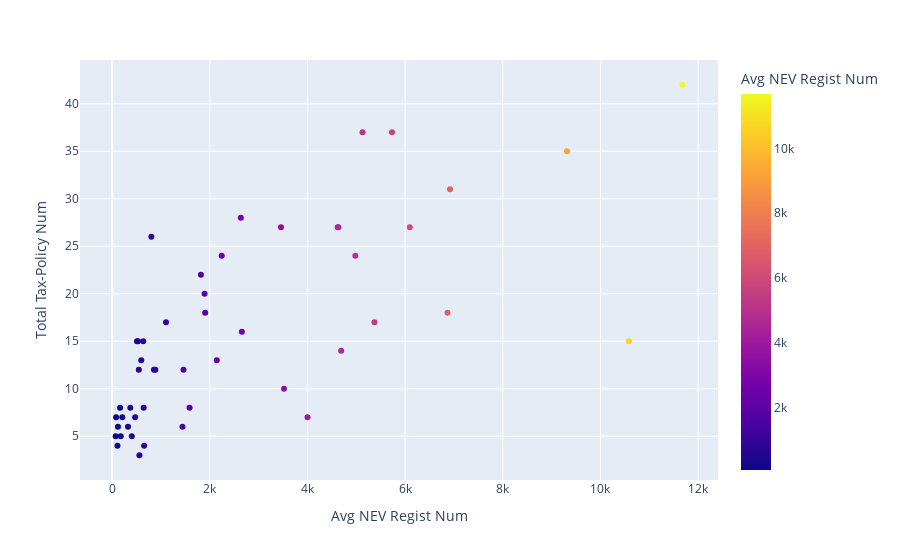

The notebook cell this image was saved under:
### Code cell
fig = px.scatter(new, x="Avg NEV Regist Num", y="Total Tax-Policy Num", color="Avg NEV Regist Num" ,hover_data=['Avg NEV Regist Num'])
fig.update_traces(mode="markers", hovertemplate=None)
fig.update_layout(hovermode="x")
fig.show()

### Figure 1 — Plotly figure (JSON) as saved in the notebook; plotly's stock layout.template omitted (floating-point values rounded to 4 significant figures)
{"data": [{"legendgroup": "", "marker": {"color": [646, 119.2, 4980.0, 324.5, 5731.0, 2635, 546.8, 10580.0, 4001, 2143.0, 372.5, 5372.0, 1462.0, 595.8, 656.5, 557.8, 471.5, 637.5, 4634.0, 6096.0, 2656.0, 2244.0, 175.5, 1585.0, 208.5, 402.5, 1893.0, 855.8, 6919, 528.8, 11677, 3458.0, 72, 3520, 1103.0, 5128.0, 4690.0, 508.2, 884, 109.2, 1440.0, 6868.0, 1906.0, 803.5, 4619, 9313.0, 163, 1818, 82], "coloraxis": "coloraxis", "symbol": "circle"}, "mode": "markers", "name": "", "orientation": "v", "showlegend": false, "type": "scatter", "x": [646, 119.2, 4980.0, 324.5, 5731.0, 2635, 546.8, 10580.0, 4001, 2143.0, 372.5, 5372.0, 1462.0, 595.8, 656.5, 557.8, 471.5, 637.5, 4634.0, 6096.0, 2656.0, 2244.0, 175.5, 1585.0, 208.5, 402.5, 1893.0, 855.8, 6919, 528.8, 11677, 3458.0, 72, 3520, 1103.0, 5128.0, 4690.0, 508.2, 884, 109.2, 1440.0, 6868.0, 1906.0, 803.5, 4619, 9313.0, 163, 1818, 82], "xaxis": "x", "y": [8, 6, 24, 6, 37, 28, 12, 15, 7, 13, 8, 17, 12, 13, 4, 3, 7, 15, 27, 27, 16, 24, 5, 8, 7, 5, 20, 12, 31, 15, 42, 27, 5, 10, 17, 37, 14, 15, 12, 4, 6, 18, 18, 26, 27, 35, 8, 22, 7], "yaxis": "y"}], "layout": {"autosize": true, "coloraxis": {"colorbar": {"title": {"text": "Avg NEV Regist Num"}}, "colorscale": [[0, "#0d0887"], [0.1111, "#46039f"], [0.2222, "#7201a8"], [0.3333, "#9c179e"], [0.4444, "#bd3786"], [0.5556, "#d8576b"], [0.6667, "#ed7953"], [0.7778, "#fb9f3a"], [0.8889, "#fdca26"], [1, "#f0f921"]]}, "hovermode": "x", "legend": {"tracegroupgap": 0}, "margin": {"t": 60}, "xaxis": {"anchor": "y", "autorange": true, "domain": [0, 1], "range": [-655.3, 12400.0], "title": {"text": "Avg NEV Regist Num"}, "type": "linear"}, "yaxis": {"anchor": "x", "autorange": true, "domain": [0, 1], "range": [-0.01969, 45.02], "title": {"text": "Total Tax-Policy Num"}, "type": "linear"}}}
